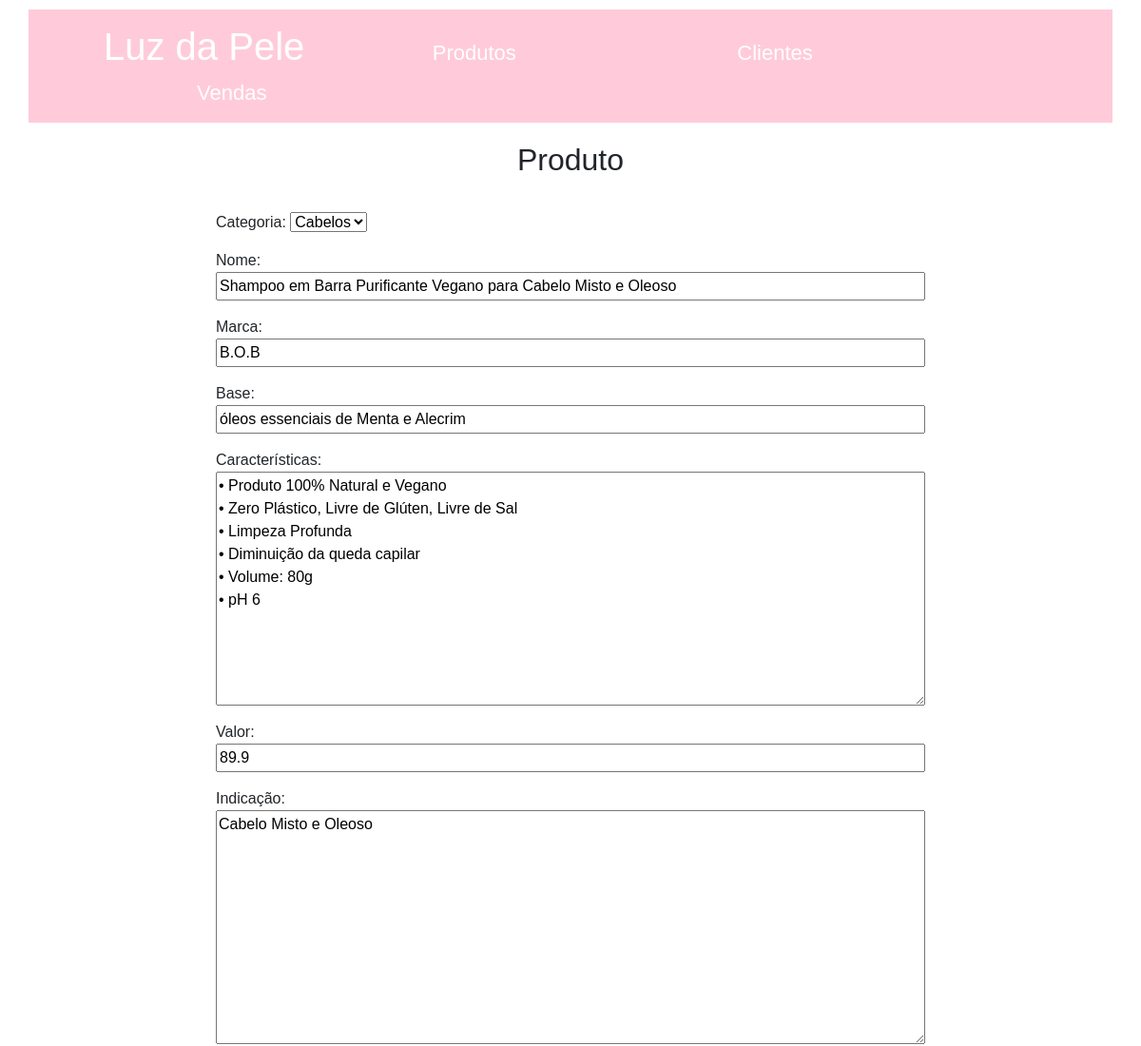
The app's page /app/1/editar/ (upper part), older data.
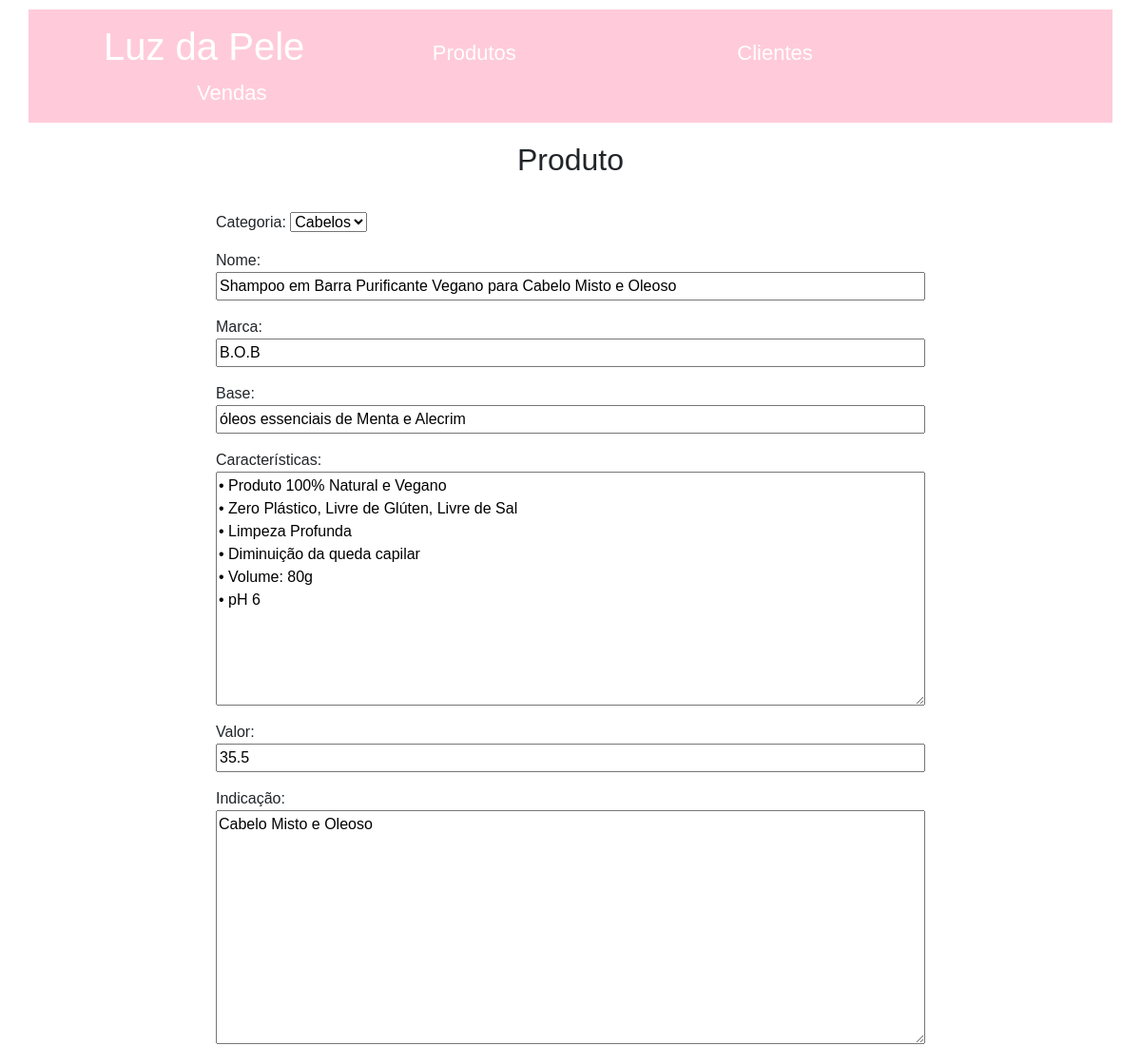
The same page, newer data.
### app/models.py (models this page shows, shortened)
class Produto(models.Model):
    CATEGORIA_CHOICES = [
        ('facial', 'Facial'),
        ('corpo', 'Corpo'),
        ('cabelos', 'Cabelos'),
    ]
    nome = models.CharField(max_length=200, verbose_name="Nome")
    categoria = models.CharField(max_length=100, choices=CATEGORIA_CHOICES, verbose_name="Categoria")
    marca = models.CharField(max_length=200, verbose_name="Marca")
    base = models.CharField(max_length=200, verbose_name="Base")
    valor = models.FloatField(verbose_name="Valor")
    caracteristicas = models.TextField(verbose_name="Características")
    indicacao = models.TextField(verbose_name="Indicação")
    utilidade = models.TextField(verbose_name="Utilidade")
    ingredientes = models.TextField(verbose_name="Ingredientes")
    mododeuso = models.TextField(verbose_name="Modo de Uso")
    precaucoes = models.TextField(verbose_name="Precauções")

### app/views.py (the view)
# urls.py: path('app/<int:pk>/editar/', views.editar_produto, name='editar_produto'),
def editar_produto(request, pk):
    produto = get_object_or_404(Produto, pk=pk)
    if request.method == 'POST':
        form = ProdutoForm(request.POST, instance=produto)
        if form.is_valid():
            produto = form.save(commit=False)
            produto.save()
            return redirect('detalhes_produto', pk=produto.pk)
    else:
        form = ProdutoForm(instance=produto)
    return render(request, 'app/editar_produto.html', {'form': form})

### app/forms.py
class ProdutoForm(forms.ModelForm):
    class Meta:
        model = Produto
        fields = ('categoria', 'nome', 'marca', 'base', 'caracteristicas', 'valor', 'indicacao', 'utilidade', 'ingredientes', 'mododeuso', 'precaucoes',)

### app/templates/app/editar_produto.html (shortened to what this page needs)
{% extends 'app/base.html' %}
{% block content %}
    <div class="formulario">
        <h2 class="title">Produto</h2>
            <form method="POST" class="post-form" >{% csrf_token %}
                {{ form.as_p }}
            </form>
    </div>
{% endblock %}

Row changes from the older to the newer data that the page shows:
changed Produto "Cabelos": valor "89.9" → "35.5"
